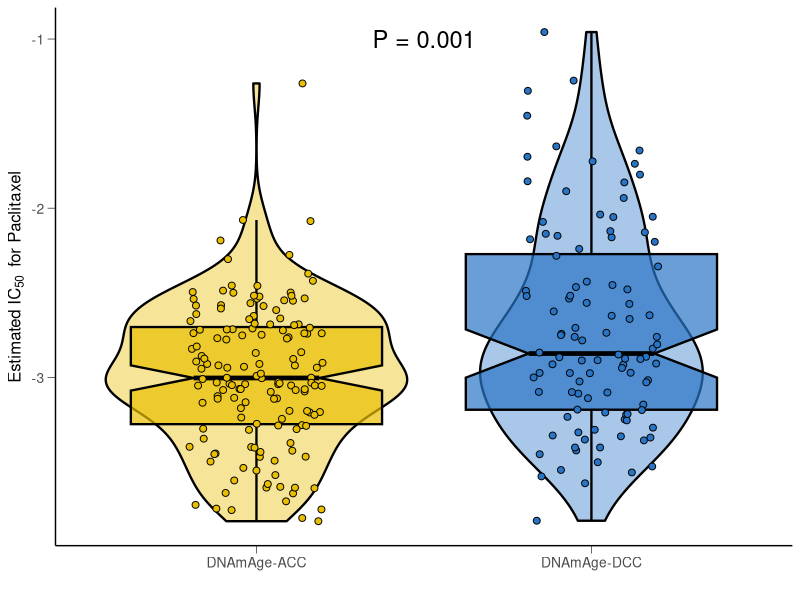
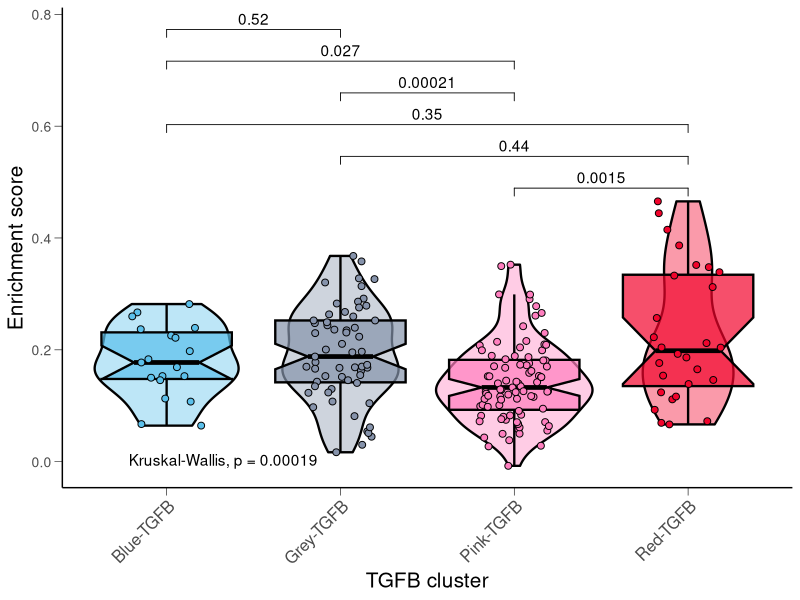
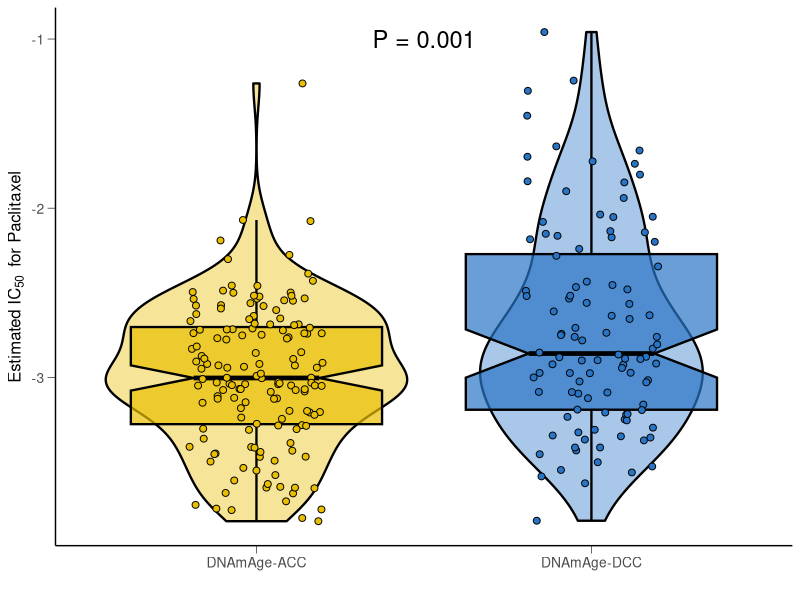
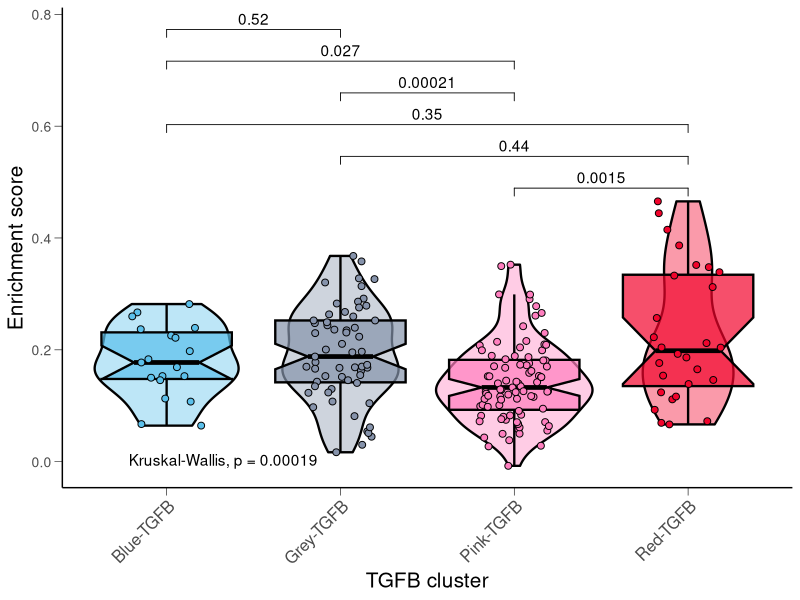

These figures' R source, in order:
## ---- chunk 1
knitr::opts_chunk$set(echo = TRUE)
## ---- chunk 2
options("repos"= c(CRAN="https://mirrors.tuna.tsinghua.edu.cn/CRAN/"))
options(BioC_mirror="http://mirrors.ustc.edu.cn/bioc/")

## ---- chunk 3
library(ggplot2)
library(ggpubr)

Sys.setenv(LANGUAGE = "en") #显示英文报错信息
options(stringsAsFactors = FALSE) #禁止chr转成factor
## ---- chunk 4
tmp <- read.csv("easy_input.csv", row.names = NULL, check.names = F, header = T, stringsAsFactors = F)
head(tmp)
table(tmp$DNAmAge)
## ---- chunk 5
p <- wilcox.test(tmp[which(tmp$DNAmAge == "DNAmAge-ACC"),"est.ic50"],tmp[which(tmp$DNAmAge == "DNAmAge-DCC"),"est.ic50"])$p.value
## ---- chunk 6
# 设置颜色
jco <- c("#2874C5","#EABF00")

ggplot(data = tmp,aes(x = DNAmAge, y = est.ic50, fill = DNAmAge))+
  scale_fill_manual(values = jco[2:1]) + 
  geom_violin(alpha=0.4, position = position_dodge(width = .75),
              size=0.8, color="black") + # 边框线黑色
  geom_boxplot(notch = TRUE, outlier.size = -1, 
               color="black", lwd=0.8, alpha = 0.7)+ # 背景色透明化
  geom_point(shape = 21, size=2, 
             position = position_jitterdodge(), 
             color="black", alpha=1)+ # 边框线黑色
  theme_classic() +
  ylab(expression("Estimated IC"[50]~" for Paclitaxel")) +
  xlab("")  +
  annotate(geom="text", cex=6,
           x=1.5, y=-1, # 根据自己的数据调节p value的位置
           label=paste0("P ", ifelse(p<0.001, "< 0.001", paste0("= ",round(p,3)))), # 添加P值
           color="black") + 
  theme(#panel.border = element_rect(colour = "black", fill=NA, size=0.2), # 原图有框
        axis.ticks = element_line(size=0.2,color="black"),
        axis.ticks.length = unit(0.2,"cm"),
        legend.position = "none",
        axis.title = element_text(size = 12),
        axis.text = element_text(size = 10))

# 保存图像
ggsave("boxViolin.pdf", width = 4.5, height = 4)
## ---- chunk 7
tmp <- read.csv("easy_input_multi.csv", row.names = NULL, check.names = F, header = T, stringsAsFactors = F)
head(tmp)
table(tmp$TGFBcluster)
## ---- chunk 8
# 设置组间对比，排列组合
my_comparisons <- list( c("Red-TGFB", "Pink-TGFB"), 
                        c("Red-TGFB", "Grey-TGFB"), 
                        c("Red-TGFB", "Blue-TGFB"), 
                        c("Pink-TGFB","Grey-TGFB"),
                        c("Pink-TGFB","Blue-TGFB"),
                        c("Grey-TGFB","Blue-TGFB"))

#set color
blue   <- "#5bc0eb"
grey   <- "#8693ab"
darkred   <- "#F2042C"
lightred  <- "#FF7FBF"

ggplot(data = tmp,aes(x = TGFBcluster, #分组列名
                      y = Enrichscore, #连续变量列名
                      fill = TGFBcluster))+ #按分组填充颜色
  scale_fill_manual(values = c(blue, grey, lightred, darkred)) + #用自定义颜色填充
  geom_violin(alpha = 0.4, position = position_dodge(width = .75), 
              size = 0.8, color="black") +
  geom_boxplot(notch = TRUE, outlier.size = -1, 
               color="black", lwd=0.8, alpha = 0.7) +
  geom_point(shape = 21, size=2, # 点的性状和大小
             position = position_jitterdodge(), # 让点散开
             color="black", alpha = 1) +
  theme_classic() + 
  ylab("Enrichment score") +
  xlab("TGFB cluster") +
  theme(axis.text.x = element_text(angle = 45, hjust = 1, size = 12),
        #panel.border = element_rect(colour = "black", fill=NA, size=0.2),
        axis.ticks = element_line(size=0.2, color="black"),
        axis.ticks.length = unit(0.2, "cm"),
        legend.position = "none",
        axis.title = element_text(size = 15),
        axis.text = element_text(size = 10)) +

  # 如果不要组间比较就注释掉下面这行
  stat_compare_means(comparisons = my_comparisons) + 
  stat_compare_means(method = "kruskal.test", label.y = min(tmp$Enrichscore))
p

ggsave("boxViolin_multipleGroups.pdf", width = 6, height = 6)
## ---- chunk 9
sessionInfo()
